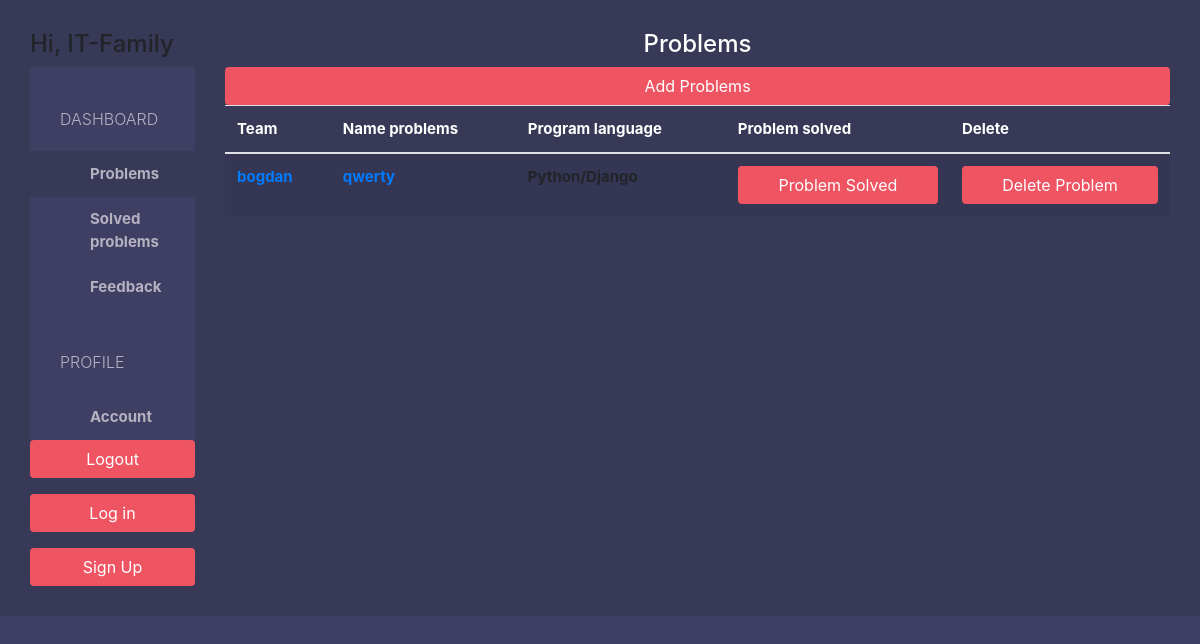
The page /helper/problems/ (signed in) on the database its author committed.
### helpapp/models.py (models this page shows, shortened)
class Problems(models.Model):
    team = models.ForeignKey(Team, on_delete=models.CASCADE)
    name_problem = models.CharField(max_length=50)
    program_language = models.CharField(max_length=50, blank=True)

class Team(models.Model):
    user = models.OneToOneField(User, on_delete=models.CASCADE)
    address = models.CharField(max_length=500, default='Enter the floor, office and location of your team')
    logo = models.ImageField(upload_to='images/team/')
    def __str__(self):
        return str(self.user)

### helpapp/views.py (the view)
# urls.py: path('helper/problems/', helper_problems, name='problems'),
@login_required(login_url='/helper/log_in/')
def helper_problems(request):
    problems = Problems.objects.all()
    context = {'problems': problems}
    return render(request, 'helpapp/problems.html', context)

### templates/helpapp/problems.html (shortened to what this page needs)
{% extends 'helpapp/home.html' %}
{% block page %}
    <div class="panel">
        <div class="panel-heading bg-blue">
            <h4 class="panel-title text-center text-white">
                Problems
            </h4>
        </div>
        <div class="panel-body">
            <div class="text-right">
                <a href="{% url 'add-problems' %}" class="btn btn-pink">Add Problems</a>
                <br/>
            </div>
            <table class="table table-border table-hover table-striped">
                <thead>
                <tr class="bg-grey text-white">
                    <th>Team</th>
                    <th>Name problems</th>
                    <th>Program language</th>
                    <th>Problem solved</th>
                    <th>Delete</th>
                </tr>
                </thead>
                <tbody>
                <form method="POST">
                    {% for problem in problems %}
                        <tr>
                            <td scope="row"><a
                                    href="{% url 'information-account' problem.team.id %}">{{ problem.team }}</a>
                            </td>
                            <td scope="row"><a
                                    href="{% url 'edit-problems' problem.id %}">{{ problem.name_problem }}</a>
                            </td>
                            <td>{{ problem.program_language }}</td>
                            <td>
                                <a href="{% url 'solved-problems' problem.id %}" class="btn btn-pink">Problem Solved</a>
                            </td>
                            <td>
                                <a href="{% url 'delete-problems' problem.id %}" class="btn btn-pink">Delete Problem</a>
                            </td>
                        </tr>
                    {% endfor %}
                </form>
                </tbody>
            </table>
        </div>
    </div>
{% endblock %}

### templates/helpapp/home.html (shortened to what this page needs)
{% extends 'base.html' %}
{% block sidebar %}
    {% url 'problems' as helper_problems_url %}
    {% url 'account' as helper_account_url %}
    {% url 'feedback' as helper_feedback_url %}
    {% url 'solved' as helper_solved_url %}
    <h4>Hi, {{ request.user }}</h4>
    <div class="list-group">
        <span class="text-uppercase">Dashboard</span>
        <a href="{% url 'problems' %}"
           class="list-group-item {% if request.path == helper_problems_url %}active{% endif %}">Problems</a>
        <a href="{% url 'solved' %}"
           class="list-group-item {% if request.path == helper_solved_url %}active{% endif %}">Solved problems</a>
        <a href="{% url 'feedback' %}"
           class="list-group-item {% if request.path == helper_feedback_url %}active{% endif %}">Feedback</a>
        <span class="text-uppercase">Profile</span>
        <a href="{% url 'account' %}"
           class="list-group-item {% if request.path == helper_account_url %}active{% endif %}">Account</a>
    </div>
    <div class="text-center">
        <a href="{% url 'log-out' %}?next={{ request.path }}" class="btn btn-pink mb-3">Logout</a>
        <a href="{% url 'log-in' %}?next={{ request.path }}" class="btn btn-pink mb-3">Log in</a>
        <a href="{% url 'sign-up' %}?next={{ request.path }}" class="btn btn-pink">Sign Up</a>
    </div>
{% endblock %}

### static/style.css (style rules this page uses)
body { padding-top: 50px; background-color: #edf2f5; overflow: auto; }
.btn-pink { color: white; background-color: #EE5462; }
.sidebar .list-group { padding: 0; background-color: #3f3f63; }
.sidebar .list-group > span { color: #b6b1c1; display: block; margin-top: 20px; padding: 20px 30px; font-size: 16px; font-weight: 300; }
.sidebar .list-group .list-group-item, .sidebar .list-group .list-group-item:focus { background-color: #3f3f63; color: #b6b1c1; border: 0; padding-left: 60px; padding-right: 30px; }
.sidebar .list-group .list-group-item.active, .sidebar .list-group .list-group-item:hover { background-color: #383957; counter: #e0deeB; }
.sidebar > div:last-child .btn { width: 100%; }

### rows shown on the page
Problems: team "bogdan", name_problem "qwerty", program_language "Python/Django"

### other values the page prints
{{ request.user }} "IT-Family"
